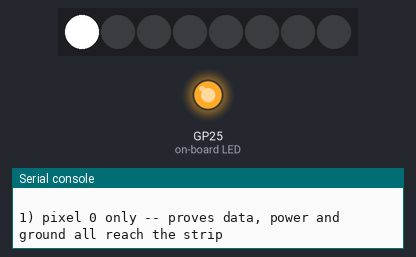
This program was run on a simulated Raspberry Pi Pico running MicroPython. Parts: 8 RGB LEDs in strip order, left to right, output pins drawn as LEDs (lit = HIGH), the last lines printed to the serial console. Dim RGB values are drawn brighter than linear. At 19.7 s the program stops and its outputs stay as they are.

Above: at 0.4 s.
At 6.0 s:
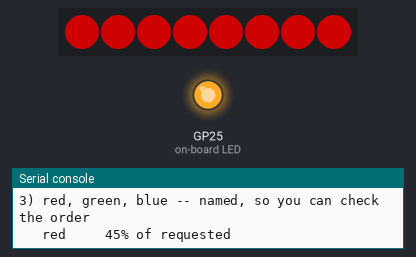
At 7.0 s:
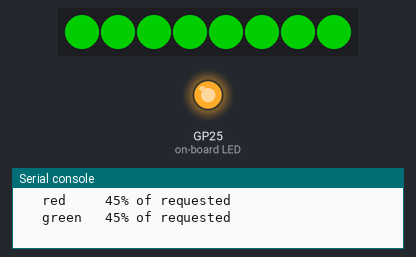
At 8.0 s:
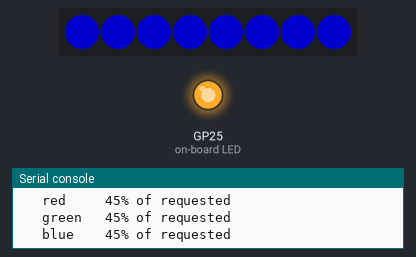
At 9.7 s:
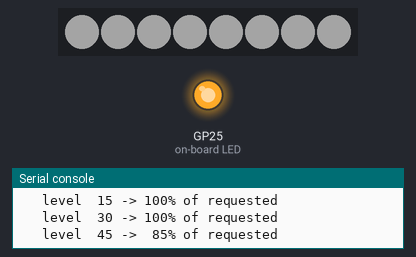
At 19.4 s:
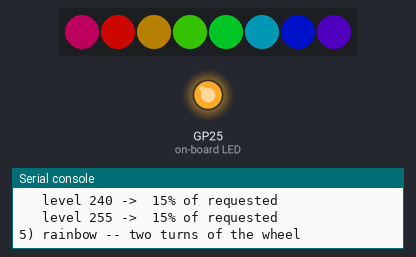
Timing chart, 0 to 21.2 s (numbered marks = the images above):
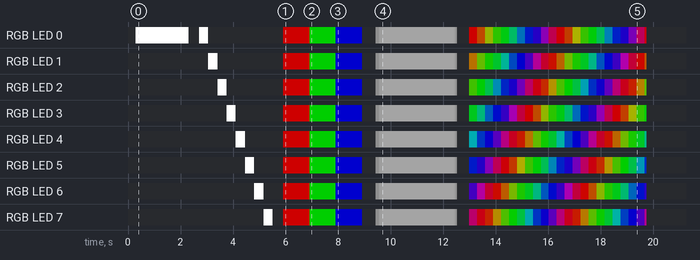

The program:

led_test.py
```python
"""LED strip test -- 8-pixel addressable WS2812B strip on GP18.

Board:  Raspberry Pi Pico W (RP2040, 2022).
Run:    uv run mpremote run "pi pico/picoW/led_test.py"
Or via the Pi the Pico is plugged into (see README section 5):
        scp "pi pico/picoW/led_test.py" my-pi:/tmp/ && ssh -t my-pi '~/.local/bin/mpremote run /tmp/led_test.py'
        See ../../README.md for the full flash/connect/push flow.

WIRING -- three flying leads, and the END MATTERS:

    yellow  DIN   ->  330R resistor  ->  GP18   physical pin 24
    black   GND   ->  GND rail       ->  GND    physical pin 23 (right beside GP18)
    red     +5    ->  the 5V rail fed from VBUS physical pin 40

USE THE END MARKED "DIN". The strip is one-way: data shifts in at DIN and out
at DO so strips can be daisy-chained. Feeding DO does absolutely nothing, and
a backwards strip looks exactly like a dead one -- no flicker, no first pixel,
nothing. Both ends are labelled ("+5 / DIN / GND" and "+5 / DO / GND"), so
trace the yellow lead and confirm it lands on DIN before suspecting anything
in this file.

POWER -- SHARING VBUS, WHICH IS A REAL CONSTRAINT

Everything on this robot runs off the Pico's VBUS rail, and on a Raspberry Pi 5
the USB port caps at 600mA TOTAL for the whole board. Rough draw:

    Pico W                      ~40mA
    HC-SR04                     ~15mA
    buzzer                       ~9mA   (only while sounding)
    SG90 servo                 ~200mA   while gliding
                              700mA-1A  if commanded to move flat out
    8 x WS2812B                 480mA   at full white
                                  ~8mA  with all pixels off

Full white plus a moving servo is over budget on its own, and servo inrush
alone already exceeded it once: `servo_test.py` trips `over-current`, the Pico
disconnects and re-enumerates, and the host reports `OSError: [Errno 5]
Input/output error`, which looks nothing like a power fault.

WHY robot.py SURVIVES AND servo_test.py DOES NOT

servo_test.py commands whole-travel steps -- angle(0), then angle(90). The
servo goes flat out and draws its peak for the length of the slew. robot.py
eases every move in 1 degree smoothstep increments at 30-210 deg/s, so the
motor never reaches full speed and never reaches full current. The gentle
motion that was added to stop a light base tipping is also what keeps the
robot inside the USB budget. Do not "optimise" the easing away.

SO THE STRIP IS CURRENT-LIMITED IN SOFTWARE, NOT BRIGHTNESS-LIMITED

A percentage brightness cap does not bound current, because current depends on
how many channels are lit, not on how bright one looks: 25% white and 75% red
draw about the same. So estimate the draw of each frame BEFORE sending it and
scale the whole frame down if it exceeds STRIP_MA. A WS2812B is three ~20mA
LEDs plus a ~1mA controller, which makes the estimate simple arithmetic and
accurate enough to design against.

The result is a hard ceiling no colour choice can exceed. A bug that asks for
eight pixels of full white gets a dim white instead of browning out the rail
and taking the Pico's USB connection with it.

STRIP_MA IS SET LOW ON PURPOSE. Start conservative and raise it while watching
the kernel log -- the Pi tells you when you have gone too far:

    ssh my-pi 'sudo dmesg -C; ~/.local/bin/mpremote run /tmp/led_test.py; sudo dmesg | tail'

An empty log means you stayed inside the budget. `over-current change` or
`USB disconnect` means back it off. That is a measurement, not a guess, and it
beats picking a number and hoping.

NO EXTERNAL SUPPLY? THE CHEAPEST WAY OUT

If the ceiling turns out too dim to be worth having, the fix is a second 5V
source -- and any USB phone charger is one. A USB-A breakout board, or a
sacrificial cable with the red and black conductors stripped, gives 5V at 1-2A
for very little. Feed the strip from that, tie its ground to a Pico GND, and
leave VBUS out of it entirely. Grounds MUST be common or the data line has no
reference and the strip sees garbage.

THE SERIES RESISTOR, AND THE CAPACITOR YOU DO NOT NEED YET

330R in series on the data line, placed at the STRIP end rather than the Pico
end, damps the reflection on a fast edge. 220R does the same job; anywhere in
100R-470R is fine. Without it the classic symptom is pixel 0 flickering or
showing a wrong colour while 1-7 behave.

The usual advice is also a 1000uF cap across the strip's +5 and GND. That cap
exists to absorb large fast current swings, and STRIP_MA has deliberately made
those swings small -- tens of milliamps, not hundreds. So it is genuinely
optional at this ceiling. It becomes necessary if you later fit a proper
supply and raise STRIP_MA towards the strip's real 480mA.

3.3V DATA INTO A 5V STRIP IS OUT OF SPEC

A WS2812B wants a logic high near 0.7 x VDD = 3.5V. GP18 gives 3.3V. It
usually works and it is what nearly every Pico project does, but there is no
margin. If pixel 0 misbehaves while 1-7 are perfect, this is why: pixel 0 is
the only one reading a 3.3V signal, because each pixel reshapes and retransmits
at a full 5V to the next. Fixes in order of effort: keep the data wire short,
then a level shifter.

WHY THERE IS NO PIN-CONFLICT PUZZLE HERE

WS2812B bit timing is ~1.25us per bit at roughly +/-150ns, far too tight for a
Python loop, so `neopixel` drives it from the RP2040's PIO -- a programmable
state machine, separate hardware from the PWM block. None of the GP14/GP15
slice-sharing reasoning that forced the buzzer onto GP16 applies here. There
are 8 state machines (2 blocks x 4) and the robot uses none, so any free GPIO
works. GP18 is chosen only because it is unused and sits beside a GND pin (23).

COLOUR ORDER

The hardware shifts GREEN first -- these are GRB parts. MicroPython's
`neopixel` already accounts for that, so plain `(r, g, b)` tuples are correct
and part 3 below will show the colour it names. If red and green come out
swapped you have a clone with a different internal order, and the fix is to
swap channels on assignment, not to rewire anything.

IF NOTHING LIGHTS -- test the links, do not re-check the wiring by eye:

1. Wrong end?           See above. Most likely single cause.
2. Is the 5V rail live? LED + 220R from the strip's +5 row to the GND row.
                        Breadboard rails are usually SPLIT IN THE MIDDLE into
                        isolated halves that look continuous -- already the
                        actual fault once in this project.
3. Is GP18 alive?       LED + 220R from GP18 to the "-" rail, then
                            uv run mpremote exec "import machine,time; p=machine.Pin(18,machine.Pin.OUT); [(p.toggle(),time.sleep(0.4)) for _ in range(15)]; p.value(0)"
                        Blinking proves the pin, the hole and the rail at once.
4. Grounds tied?        The strip's GND and a Pico GND must be the same node.
5. Only some light?     If fewer than 8 respond, PIXELS is wrong -- part 2
                        counts them for you.
"""

import machine
import time

try:
    import neopixel
except ImportError:
    raise SystemExit(
        "no `neopixel` module in this firmware.\n"
        "Flash a current MicroPython build for the Pico W -- see README\n"
        "section 1. Every official build since 1.20 ships it."
    )

LED_PIN = 18
PIXELS = 8

# --- the current ceiling ---------------------------------------------------

# Everything shares VBUS with a 600mA total budget, so the strip gets a hard
# allowance rather than a brightness percentage. 80mA is deliberately timid:
# it leaves the servo its glide current and the Pico its own. Raise it in
# steps of ~40mA while watching `dmesg` (see the header) -- an empty kernel
# log means you are still inside the budget.
STRIP_MA = 80

# A WS2812B is three LEDs at roughly 20mA each at full scale, plus about 1mA
# for the controller even when dark. Datasheets say 20mA/channel; real parts
# land a little under, so this errs high, which is the safe direction.
MA_PER_CHANNEL = 20
QUIESCENT_MA = 1

RED = (255, 0, 0)
GREEN = (0, 255, 0)
BLUE = (0, 0, 255)
WHITE = (255, 255, 255)
OFF = (0, 0, 0)


strip = neopixel.NeoPixel(machine.Pin(LED_PIN), PIXELS)


def estimate_ma(frame):
    """Predicted draw of a frame, in mA, before it is sent.

    Channels are independent current sinks, so the total is simply the sum of
    every channel scaled by its duty. The quiescent term is per pixel and
    unavoidable -- it is drawn even by a dark strip.
    """
    channels = sum(sum(px) for px in frame)
    return PIXELS * QUIESCENT_MA + channels * MA_PER_CHANNEL / 255


def show(frame):
    """Send a frame, scaled down if it would exceed STRIP_MA.

    Scaling is applied to the whole frame at once rather than per pixel, so
    relative brightness between pixels is preserved -- a gradient stays a
    gradient, it just gets dimmer. Only the controllable part is scaled: the
    quiescent draw cannot be reduced, so it is excluded from the ratio.
    """
    budget = STRIP_MA - PIXELS * QUIESCENT_MA
    wanted = estimate_ma(frame) - PIXELS * QUIESCENT_MA

    scale = 1.0
    if wanted > budget and wanted > 0:
        scale = budget / wanted

    for i, px in enumerate(frame):
        strip[i] = (int(px[0] * scale), int(px[1] * scale), int(px[2] * scale))
    strip.write()
    return scale


def fill(colour):
    return show([colour] * PIXELS)


def clear():
    show([OFF] * PIXELS)


def wheel(pos):
    """0-255 around the colour wheel as three 0-255 channels.

    Three 85-wide ramps: red to green, green to blue, blue back to red.
    Cheaper than an HSV conversion and quite good enough for eight pixels.
    """
    pos %= 256
    if pos < 85:
        return (255 - pos * 3, pos * 3, 0)
    if pos < 170:
        pos -= 85
        return (0, 255 - pos * 3, pos * 3)
    pos -= 170
    return (pos * 3, 0, 255 - pos * 3)


# Onboard LED on as a liveness indicator -- lit means the board has power and
# got as far as running this.
machine.Pin("LED", machine.Pin.OUT).value(1)

print("ceiling: %dmA for %d pixels" % (STRIP_MA, PIXELS))
print("unlimited full white would be %.0fmA\n" % estimate_ma([WHITE] * PIXELS))

try:
    clear()
    time.sleep_ms(300)

    # 1. Proof of life before anything clever. One pixel is a few mA, so this
    #    works even if the rail has almost nothing spare.
    print("1) pixel 0 only -- proves data, power and ground all reach the strip")
    show([WHITE] + [OFF] * (PIXELS - 1))
    time.sleep(2)
    clear()
    time.sleep_ms(400)

    # 2. Walk one pixel down the strip. This is the count test: the highest
    #    number that actually lights is how many pixels you have, and it also
    #    shows which physical end is pixel 0.
    print("2) walking one pixel -- count them, and note which end starts")
    for i in range(PIXELS):
        frame = [OFF] * PIXELS
        frame[i] = WHITE
        show(frame)
        print("   pixel", i)
        time.sleep_ms(350)
    clear()
    time.sleep_ms(400)

    # 3. Colour order check. If these come out wrong it is channel ordering in
    #    the part, not a wiring fault -- see the header.
    print("3) red, green, blue -- named, so you can check the order")
    for name, colour in (("red", RED), ("green", GREEN), ("blue", BLUE)):
        scale = fill(colour)
        print("   %-6s %3d%% of requested" % (name, int(scale * 100)))
        time.sleep(1)
    clear()
    time.sleep_ms(400)

    # 4. Ramp. This is also the limiter's own test: past a certain level the
    #    reported percentage starts falling below 100, which is the ceiling
    #    doing its job. The strip should stop getting brighter and simply
    #    stay put rather than flickering or resetting the board.
    print("4) fading white up -- watch the limiter engage")
    for level in range(0, 256, 15):
        scale = fill((level, level, level))
        print("   level %3d -> %3d%% of requested" % (level, int(scale * 100)))
        time.sleep_ms(120)
    for level in range(255, -1, -15):
        fill((level, level, level))
        time.sleep_ms(60)
    clear()
    time.sleep_ms(400)

    # 5. The one that looks like a robot rather than a test rig.
    print("5) rainbow -- two turns of the wheel")
    for step in range(512):
        show([wheel(step + i * 256 // PIXELS) for i in range(PIXELS)])
        time.sleep_ms(12)

    print("done")
except KeyboardInterrupt:
    print("\nCtrl-C -- stopping")
finally:
    # Runs on Ctrl-C too. Unlike PWM the strip is not a peripheral that keeps
    # running by itself -- each pixel latches its last value and holds it
    # indefinitely, so without this the strip stays lit after the script exits
    # and Ctrl-C looks like it did nothing.
    clear()
    print("cleared -- all pixels off")
```

Measured:
- by itself, RGB LED 0: off → RGB(255, 255, 255) at 0.30 s, → off 2.0 s later, → RGB(255, 255, 255) 0.40 s later, → off 0.35 s later, … (38 changes in this stretch)
- by itself, RGB LED 1: off → RGB(255, 255, 255) at 3.1 s, → off 0.35 s later, → RGB(114, 0, 0) 2.5 s later, → RGB(0, 114, 0) 1.0 s later, … (36 changes in this stretch)
- what the display in image 0 shows lasts 2.0 s, from 0.3 s to 2.3 s
- what the display in image 1 shows lasts 1.0 s, from 5.9 s to 6.9 s
